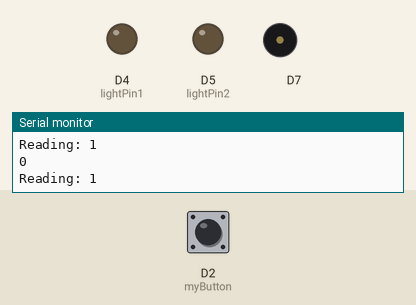
This program was run on a simulated ESP8266 (NodeMCU). Parts: output pins drawn as LEDs (lit = HIGH), buzzer (waves = sounding), the last lines printed to the serial monitor. Dashed ring = blinking. Inputs (shaded band) come from the test bench; at power-on: D2 (myButton) HIGH.

Above: at 1.2 s.
1.3 s: D2 (myButton) pulled LOW for 1 s
At 1.8 s:
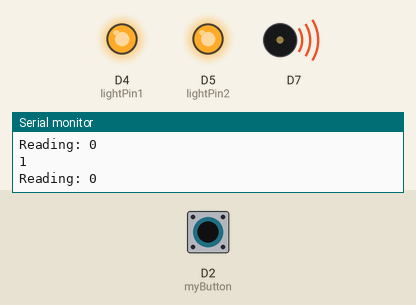
3.8 s: D2 (myButton) pulled LOW for 3.2 s
At 4.51 s:
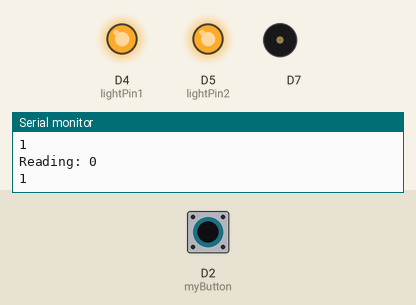
8.5 s: D2 (myButton) driven LOW
At 8.8 s:
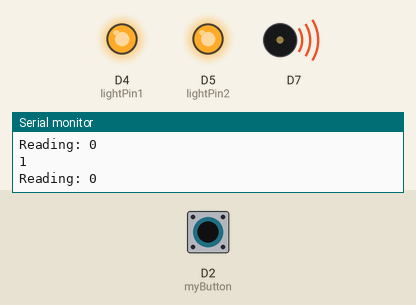
11.5 s: D2 (myButton) driven HIGH
At 12.3 s:
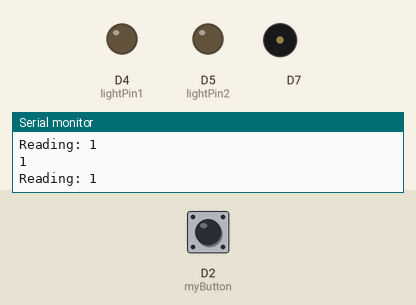
14.5 s: D2 (myButton) pulsed LOW 2 times (0.12 s each, 0.3 s apart)
At 14.57 s:
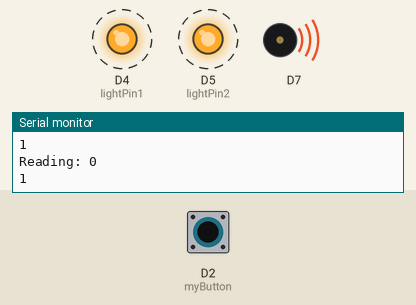
Timing chart, 0 to 17.5 s (numbered marks = the images above; inputs shaded):
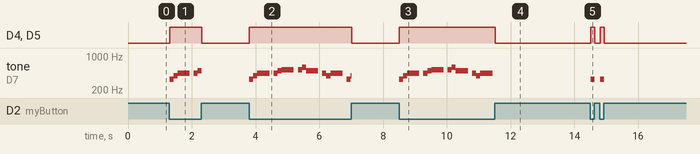

Measured:
- after the input at 1.3 s, D4 (lightPin1), D5 (lightPin2): LOW → HIGH at once, → LOW 1.0 s later; tone on D7: plays 330 Hz for 0.13 s, 392 Hz for 0.12 s, 440 Hz for 0.37 s, 440 Hz for 0.12 s, 494 Hz for 0.12 s, starting at once
- after the input at 3.8 s, D4 (lightPin1), D5 (lightPin2): LOW → HIGH at once, → LOW 3.2 s later; tone on D7: plays 330 Hz for 0.13 s, 392 Hz for 0.12 s, 440 Hz for 0.39 s, 440 Hz for 0.12 s, 494 Hz for 0.12 s, 523 Hz for 0.37 s … (14 notes in this stretch), starting at once
- after the input at 8.5 s, D4 (lightPin1), D5 (lightPin2): LOW → HIGH at once; tone on D7: plays 330 Hz for 0.13 s, 392 Hz for 0.12 s, 440 Hz for 0.37 s, 440 Hz for 0.14 s, 494 Hz for 0.12 s, 523 Hz for 0.37 s … (12 notes in this stretch), starting at once
- after the input at 11.5 s, D4 (lightPin1), D5 (lightPin2): HIGH → LOW at once; tone on D7: stops changing and stays silent
- after the input at 14.5 s, D4 (lightPin1), D5 (lightPin2): alternates HIGH for 0.13 s and LOW for 0.17 s, 4 changes in all, then stays LOW, starting at once; tone on D7: alternates 330 Hz for 0.13 s and silent for 0.17 s, 4 changes in all, then stays silent, starting at once

The program:

main.cpp
```cpp
#include <Arduino.h>
#include "buzzer.h"
#include "button.h"

Button myButton(D2, true);

#define NOTE_C4 262
#define NOTE_D4 294
#define NOTE_E4 330
#define NOTE_F4 349
#define NOTE_G4 392
#define NOTE_A4 440
#define NOTE_B4 494
#define NOTE_C5 523
#define NOTE_D5 587
#define NOTE_E5 659
#define NOTE_F5 698
#define NOTE_G5 784
#define NOTE_A5 880
#define NOTE_B5 988

int notes[] = {
    NOTE_E4, NOTE_G4, NOTE_A4, NOTE_A4, 0,
    NOTE_A4, NOTE_B4, NOTE_C5, NOTE_C5, 0,
    NOTE_C5, NOTE_D5, NOTE_B4, NOTE_B4, 0,
    NOTE_A4, NOTE_G4, NOTE_A4, 0,

    NOTE_E4, NOTE_G4, NOTE_A4, NOTE_A4, 0,
    NOTE_A4, NOTE_B4, NOTE_C5, NOTE_C5, 0,
    NOTE_C5, NOTE_D5, NOTE_B4, NOTE_B4, 0,
    NOTE_A4, NOTE_G4, NOTE_A4, 0,

    NOTE_E4, NOTE_G4, NOTE_A4, NOTE_A4, 0,
    NOTE_A4, NOTE_C5, NOTE_D5, NOTE_D5, 0,
    NOTE_D5, NOTE_E5, NOTE_F5, NOTE_F5, 0,
    NOTE_E5, NOTE_D5, NOTE_E5, NOTE_A4, 0,

    NOTE_A4, NOTE_B4, NOTE_C5, NOTE_C5, 0,
    NOTE_D5, NOTE_E5, NOTE_A4, 0,
    NOTE_A4, NOTE_C5, NOTE_B4, NOTE_B4, 0,
    NOTE_C5, NOTE_A4, NOTE_B4, 0,

    NOTE_A4, NOTE_A4,
    NOTE_A4, NOTE_B4, NOTE_C5, NOTE_C5, 0,
    NOTE_C5, NOTE_D5, NOTE_B4, NOTE_B4, 0,
    NOTE_A4, NOTE_G4, NOTE_A4, 0,

    NOTE_E4, NOTE_G4, NOTE_A4, NOTE_A4, 0,
    NOTE_A4, NOTE_B4, NOTE_C5, NOTE_C5, 0,
    NOTE_C5, NOTE_D5, NOTE_B4, NOTE_B4, 0,
    NOTE_A4, NOTE_G4, NOTE_A4, 0,

    NOTE_E4, NOTE_G4, NOTE_A4, NOTE_A4, 0,
    NOTE_A4, NOTE_C5, NOTE_D5, NOTE_D5, 0,
    NOTE_D5, NOTE_E5, NOTE_F5, NOTE_F5, 0,
    NOTE_E5, NOTE_D5, NOTE_E5, NOTE_A4, 0,

    NOTE_A4, NOTE_B4, NOTE_C5, NOTE_C5, 0,
    NOTE_D5, NOTE_E5, NOTE_A4, 0,
    NOTE_A4, NOTE_C5, NOTE_B4, NOTE_B4, 0,
    NOTE_C5, NOTE_A4, NOTE_B4, 0,

    NOTE_E5, 0, 0, NOTE_F5, 0, 0,
    NOTE_E5, NOTE_E5, 0, NOTE_G5, 0, NOTE_E5, NOTE_D5, 0, 0,
    NOTE_D5, 0, 0, NOTE_C5, 0, 0,
    NOTE_B4, NOTE_C5, 0, NOTE_B4, 0, NOTE_A4,

    NOTE_E5, 0, 0, NOTE_F5, 0, 0,
    NOTE_E5, NOTE_E5, 0, NOTE_G5, 0, NOTE_E5, NOTE_D5, 0, 0,
    NOTE_D5, 0, 0, NOTE_C5, 0, 0,
    NOTE_B4, NOTE_C5, 0, NOTE_B4, 0, NOTE_A4};

int durations[] = {
    125, 125, 250, 125, 125,
    125, 125, 250, 125, 125,
    125, 125, 250, 125, 125,
    125, 125, 375, 125,

    125, 125, 250, 125, 125,
    125, 125, 250, 125, 125,
    125, 125, 250, 125, 125,
    125, 125, 375, 125,

    125, 125, 250, 125, 125,
    125, 125, 250, 125, 125,
    125, 125, 250, 125, 125,
    125, 125, 125, 250, 125,

    125, 125, 250, 125, 125,
    250, 125, 250, 125,
    125, 125, 250, 125, 125,
    125, 125, 375, 375,

    250, 125,
    125, 125, 250, 125, 125,
    125, 125, 250, 125, 125,
    125, 125, 375, 125,

    125, 125, 250, 125, 125,
    125, 125, 250, 125, 125,
    125, 125, 250, 125, 125,
    125, 125, 375, 125,

    125, 125, 250, 125, 125,
    125, 125, 250, 125, 125,
    125, 125, 250, 125, 125,
    125, 125, 125, 250, 125,

    125, 125, 250, 125, 125,
    250, 125, 250, 125,
    125, 125, 250, 125, 125,
    125, 125, 375, 375,

    250, 125, 375, 250, 125, 375,
    125, 125, 125, 125, 125, 125, 125, 125, 375,
    250, 125, 375, 250, 125, 375,
    125, 125, 125, 125, 125, 500,

    250, 125, 375, 250, 125, 375,
    125, 125, 125, 125, 125, 125, 125, 125, 375,
    250, 125, 375, 250, 125, 375,
    125, 125, 125, 125, 125, 500};

Buzzer myBuzzer(D7, notes, durations, sizeof(notes) / sizeof(int));

bool playMelody; // Flag to control melody playback
const int lightPin1 = D4; // Define the pin for the light
const int lightPin2 = D5; // Define the pin for the light

void setup()
{
    pinMode(lightPin1, OUTPUT); // Initialize the light pin as output
    digitalWrite(lightPin1, LOW); // Light off by default
    pinMode(lightPin2, OUTPUT); // Initialize the light pin as output
    digitalWrite(lightPin2, LOW); // Light off by default

    // Initialize the buzzer pin as output
    pinMode(D7, OUTPUT);
    myBuzzer.start(); // Start playing the notes

    // Initialize the button
    myButton.setup(millis());

    // Initialize serial communication
    Serial.begin(9600);
}

bool isPlaying = true; // Flag to control melody playback


void loop()
{
    myButton.update(millis()); // Update the button state

    // Print the button state to the serial monitor
    Serial.println(myButton.GetButtonState());

    // Check if the button is pressed
    if (digitalRead(myButton._pin) == HIGH)
    {
        playMelody = false; // Set the flag to play the melody
        myBuzzer.stop();
        digitalWrite(lightPin1, LOW); // Turn off the light
        digitalWrite(lightPin2, LOW); // Turn off the light
    }

    // Check if the button is not pressed
    if (digitalRead(myButton._pin) == LOW)
    {
        if (playMelody == false)
        {
            myBuzzer.start();
        }
        playMelody = true;
        if (playMelody == true)
        {
            myBuzzer.update();
        }

        digitalWrite(lightPin1, HIGH); // Turn on the light
        digitalWrite(lightPin2, HIGH); // Turn on the light
    }

    // Check if the melody should be played
    if (playMelody == true)
    {
        myBuzzer.update(); // Play the melody
    }
}
```
